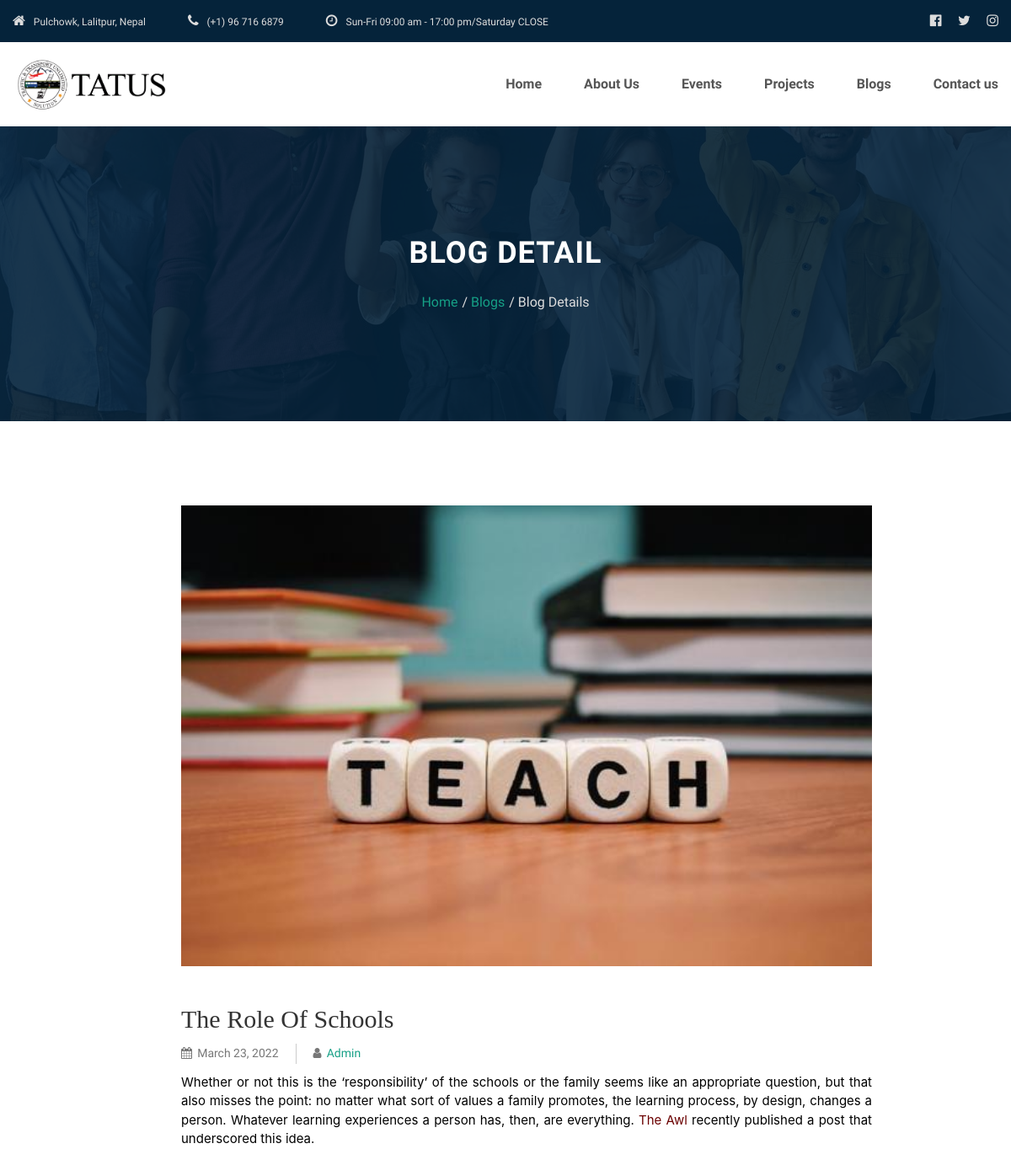
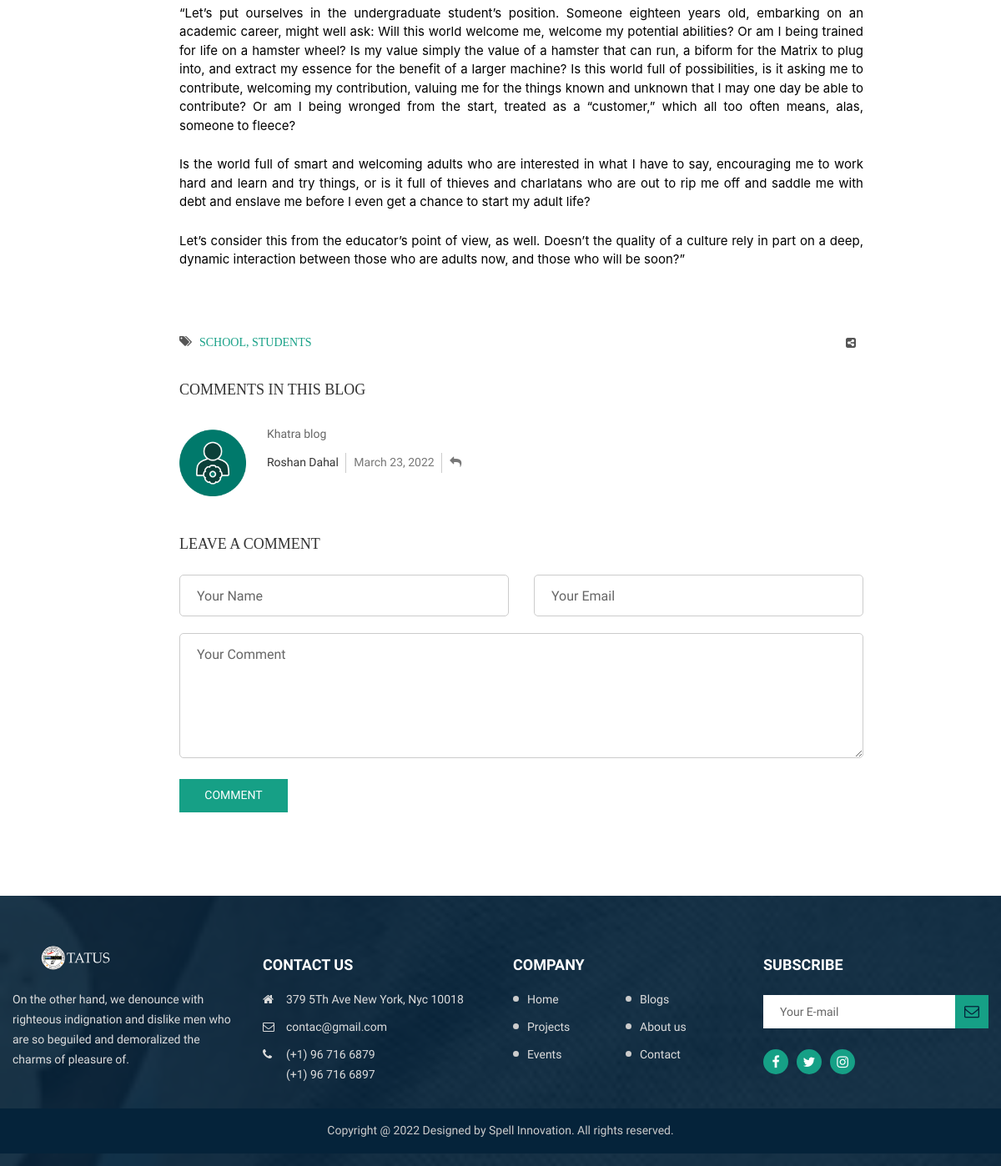
Page /blog_single/1 on the committed database (2 pictures, top to bottom).
### features/models.py (models this page shows, shortened)
class Blog(models.Model):
    blog_title = models.CharField(max_length=1000)
    description = models.TextField()
    tags = models.CharField(max_length=500, default='')
    image = models.ImageField(null=True, upload_to='blog_images/' )
    created = models.DateTimeField(auto_now_add=True, null=True)

class Comment(models.Model):
    blog= models.ForeignKey(Blog, on_delete=models.CASCADE, null=True)
    full_name = models.CharField(max_length=1000, null=True)
    email = models.CharField(max_length=1000, null=True)
    comment = models.CharField(max_length=1000, null=True)
    created = models.DateTimeField(auto_now_add=True, null=True)

### features/views.py (the view)
# urls.py: path('blog_single/<int:id>',views.blog_single, name='blog_single'),
def blog_single (request, id):
    blog=Blog.objects.get(id= id)
    comment=Comment.objects.filter(blog_id=id)
    return render(request,'blog_single.html',{'blog':blog, 'comment':comment})

### templates/blog_single.html (shortened to what this page needs)
{% load static %} {% load social_share %} {% include 'header.html' %}
<body class="animsition">
  {% include 'nav.html' %}
  <section class="bg-img1 kit-overlay1" style="background-image: url('{% static 'images/about.jpg' %}')">
    <div class="container size-h-3 p-tb-30 flex-col-c-c">
      <h2 class="t1-b-1 text-uppercase cl-0 txt-center m-b-25">Blog Detail</h2>
      <div class="flex-wr-c-c">
        <a href="{% url 'home' %}" class="breadcrumb-item"> Home </a>
        <a href="{% url 'blogs' %}" class="breadcrumb-item"> Blogs </a>
        <span class="breadcrumb-item"> Blog Details </span>
      </div>
    </div>
  </section>
  <div class="bg-0 p-t-100 p-b-70">
    <div class="container">
      <div class="row justify-content-center">
        <div class="col-sm-10 col-md-8 col-lg-9 p-b-30">
          <div class="p-l-50 p-l-15-sr991 p-l-0-sr767">
            <div class="m-b-25">
              <img class="m-b-45 max-s-full" src="{{blog.image.url}}" alt="IMG" width="100%" />
              <h4 class="t1-b-3 cl-3 m-b-11">{{blog.blog_title}}</h4>
              <div class="flex-wr-s-c m-b-11">
                <div class="p-r-20">
                  <i class="fs-14 cl-7 fa fa-calendar m-r-2"></i>
                  <span class="t1-s-2 cl-7"> {{blog.created.date}} </span>
                </div>
                <div class="p-l-20 bo-l-1 bcl-12">
                  <i class="fs-14 cl-7 fa fa-user m-r-2"></i>
                  <a href="#" class="t1-s-2 cl-11 hov-link3"> Admin </a>
                </div>
              </div>
              <p class="t1-s-2 cl-6 m-b-9">{{blog.description|safe}}</p>
              <div class="flex-wr-sb-c p-t-22">
                <div class="flex-s-s p-tb-8 m-r-30">
                  <span class="fs-14 cl-5 m-r-9">
                    <i class="fa fa-tags"></i>
                  </span>
                  <span class="size-w-0">
                    <a href="#" class="t1-s-5 text-uppercase cl-11 hov-link1">
                      {{blog.tags}}
                    </a>
                  </span>
                </div>
                <div class="flex-s-s p-tb-8">
                  <span class="fs-14 cl-5 m-r-9">
                    <i class="fa fa-share-alt-square"></i>
                  </span>
                </div>
              </div>
            </div>
            <div class="m-b-16">
              <h5 class="t1-m-1 text-uppercase cl-3 m-b-5">
                Comments in This Blog
              </h5>
              {% if comment %} {% for comment in comment %}
              <div class="wrap-cmt">
                <div class="item-cmt main-cmt flex-wr-sb-s">
                  <div class="cmt-pic">
                    <img src="{% static 'images/user.png' %}" alt="IMG" width="100%" />
                  </div>
                  <div class="cmt-text">
                    <p class="t1-s-2 cl-6 m-b-9">{{comment.comment}}</p>
                    <div class="t1-s-2">
                      <span class="d-inline-block cl-3 p-r-5 m-tb-1">
                        {{comment.full_name}}
                      </span>
                      <span class="d-inline-block cl-7 bo-l-1 bcl-12 p-l-9 p-r-5 m-tb-1">
                        {{comment.created.date}}
                      </span>
                      <span class="d-inline-block bo-l-1 bcl-12 p-l-9 m-tb-1">
                        <i class="fa fa-mail-reply cl-7 m-r-5"></i>
                      </span>
                    </div>
                  </div>
                </div>
              </div>
              {% endfor %} {% else %}
              <h1>no comments</h1>
              {% endif %}
            </div>
            <div>
              <h5 class="t1-m-1 text-uppercase cl-3 m-b-24">Leave A Comment</h5>
              <form class="row" action="{% url 'comment' id=blog.id %}" method="POST">
                <div class="col-sm-6 p-b-20">
                  <input class="size-a-3 bo-1-rad-5 bcl-12 t1-m-2 cl-6 plh-6 p-rl-20 focus-in1" type="text"
                    name="full_name" placeholder="Your Name" />
                </div>
                <div class="col-sm-6 p-b-20">
                  <input class="size-a-3 bo-1-rad-5 bcl-12 t1-m-2 cl-6 plh-6 p-rl-20 focus-in1" type="text" name="email"
                    placeholder="Your Email" />
                </div>
                <div class="col-12 p-b-25">
                  <textarea class="size-a-14 bo-1-rad-5 bcl-12 t1-m-2 cl-6 plh-6 p-rl-20 p-tb-13 focus-in1"
                    name="comment" placeholder="Your Comment"></textarea>
                </div>
                <div class="col-12">
                  <button
                    class="d-inline-flex flex-c-c size-a-23 bg-11 p-rl-10 t1-s-2 text-uppercase cl-0 hov-btn1 trans-02">
                    Comment
                  </button>
                </div>
              </form>
            </div>
          </div>
        </div>
      </div>
    </div>
  </div>
  {% include 'footer.html' %}
</body>

### rows in the picture
Blog: image (picture), blog_title "The Role Of Schools", created "March 23, 2022", description "Whether or not this is the ‘responsibility’ of the schools or the family seems like an appropriate question, but that also misses the point: no matter what sort of values a family promotes, the learning process, by design, changes a person. Whatever learning experiences a person has, then, are everything. The Awl recently published a post that underscored this idea. “Let’s put ourselves in the undergraduate student’s position. Someone eighteen years old, embarking on an academic career, might well ask: Will this world welcome me, welcome my potential abilities? Or am I being trained for life on a hamster wheel? Is my value simply the value of a hamster that can run, a biform for the Matrix…", tags "SCHOOL, STUDENTS"
Comment: comment "Khatra blog", full_name "Roshan Dahal", created "March 23, 2022"
